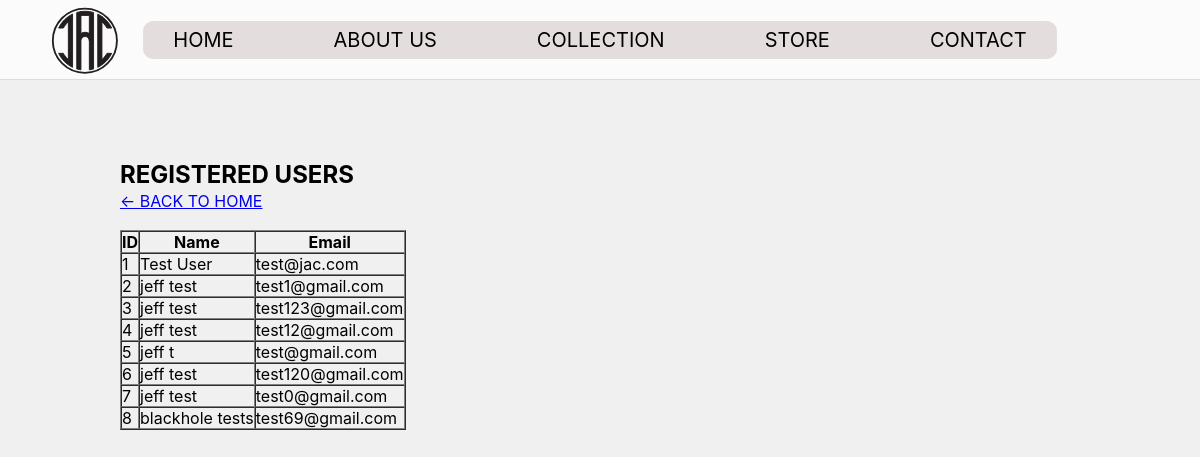
The page /customers.php on the database its author committed.
### tables this page shows
CREATE TABLE `users` (
  `id` int(11) NOT NULL AUTO_INCREMENT,
  `first_name` varchar(100) NOT NULL,
  `last_name` varchar(100) NOT NULL,
  `email` varchar(255) NOT NULL,
  `password` varchar(255) NOT NULL,
  `phone` varchar(30) DEFAULT NULL,
  `address` varchar(255) DEFAULT NULL,
  `city` varchar(100) DEFAULT NULL,
  `province` varchar(100) DEFAULT NULL,
  `postal_code` varchar(20) DEFAULT NULL,
  `created_at` timestamp NOT NULL DEFAULT current_timestamp(),
  `last_login` datetime DEFAULT NULL,
  PRIMARY KEY (`id`),
  UNIQUE KEY `email` (`email`)
);

### customers.php (the view, shortened to what this page needs)
<?php
require_once "php/db.php";
$sql = "
    SELECT id, first_name, last_name, email
    FROM users
    ORDER BY id ASC
";
$result = $conn->query($sql);
$users = [];
if ($result) {
    $users = $result->fetch_all(MYSQLI_ASSOC);
}
?>
<!DOCTYPE html>
<html lang="en">
<head>
    <link rel="stylesheet" href="style.css">
</head>
<body>
    <header>
        <img src="Images/Final LOGO.svg" alt="JAC Logo" class="logo">
        <nav>
            <a href="index.php#home">HOME</a>
            <a href="index.php#about">ABOUT US</a>
            <a href="index.php#collections">COLLECTION</a>
            <a href="store.php">STORE</a>
            <a href="index.php#contact">CONTACT</a>
        </nav>
    </header>
    <section class="student-page">
        <h1>REGISTERED USERS</h1>
        <p>
            <a href="index.php">← BACK TO HOME</a>
        </p>
        <?php if (empty($users)): ?>
            <p>No users registered yet.</p>
        <?php else: ?>
            <table border="1" cellpadding="10" cellspacing="0">
                <thead>
                    <tr>
                        <th>ID</th>
                        <th>Name</th>
                        <th>Email</th>
                    </tr>
                </thead>
                <tbody>
                    <?php foreach ($users as $user): ?>
                        <tr>
                            <td>
                                <?= htmlspecialchars($user['id']) ?>
                            </td>
                            <td>
                                <?= htmlspecialchars($user['first_name'] . ' ' . $user['last_name']) ?>
                            </td>
                            <td>
                                <?= htmlspecialchars($user['email']) ?>
                            </td>
                        </tr>
                    <?php endforeach; ?>
                </tbody>
            </table>
        <?php endif; ?>
    </section>
</body>
</html>

### style.css (style rules this page uses)
html { scroll-behavior: smooth; }
body { font-family: Bakerville, Inter; background-color: rgb(240, 240, 240); color: black; }
header { height: 80px; display: flex; justify-content: center; align-items: center; padding: 0 50px; border-bottom: 1px solid #ddd; position: sticky; top: 0; z-index: 1000; background-color: rgba(255, 255, 255, 0.75); backdrop-filter: blur(8px); }
nav { display: flex; gap: 100px; padding: 7px 30px; background-color: #e4dddd; border-radius: 10px; }
nav a { position: relative; color: black; text-decoration: none; font-size: 20px; }
nav a::after { content: ''; position: absolute; left: 0; bottom: -5px; width: 0; height: 2px; background-color: black; transition: width 0.3s ease; }
.logo { position: absolute; left: 30px; top: -50px; width: 110px; height: auto; }
section { padding: 80px 10%; }
p { line-height: 1.6; margin-bottom: 15px; }

### rows shown on the page
users: id "1", first_name+last_name "Test User", email "test@jac.com"
users: id "2", first_name+last_name "jeff test", email "test1@gmail.com"
users: id "3", first_name+last_name "jeff test", email "test123@gmail.com"
users: id "4", first_name+last_name "jeff test", email "test12@gmail.com"
users: id "5", first_name+last_name "jeff t", email "test@gmail.com"
users: id "6", first_name+last_name "jeff test", email "test120@gmail.com"
users: id "7", first_name+last_name "jeff test", email "test0@gmail.com"
users: id "8", first_name+last_name "blackhole tests", email "test69@gmail.com"
